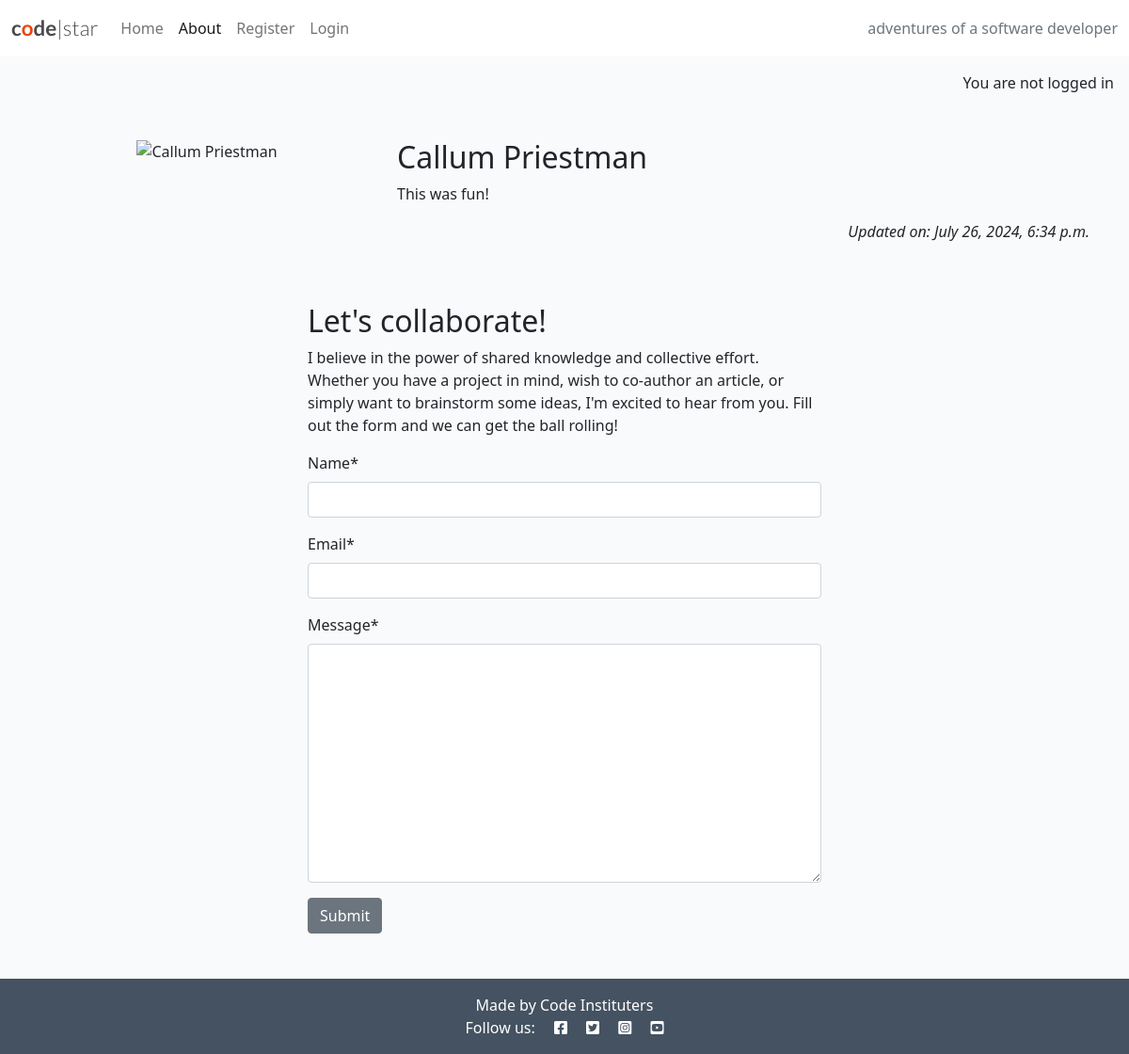
Page /about/ on the earlier database version.
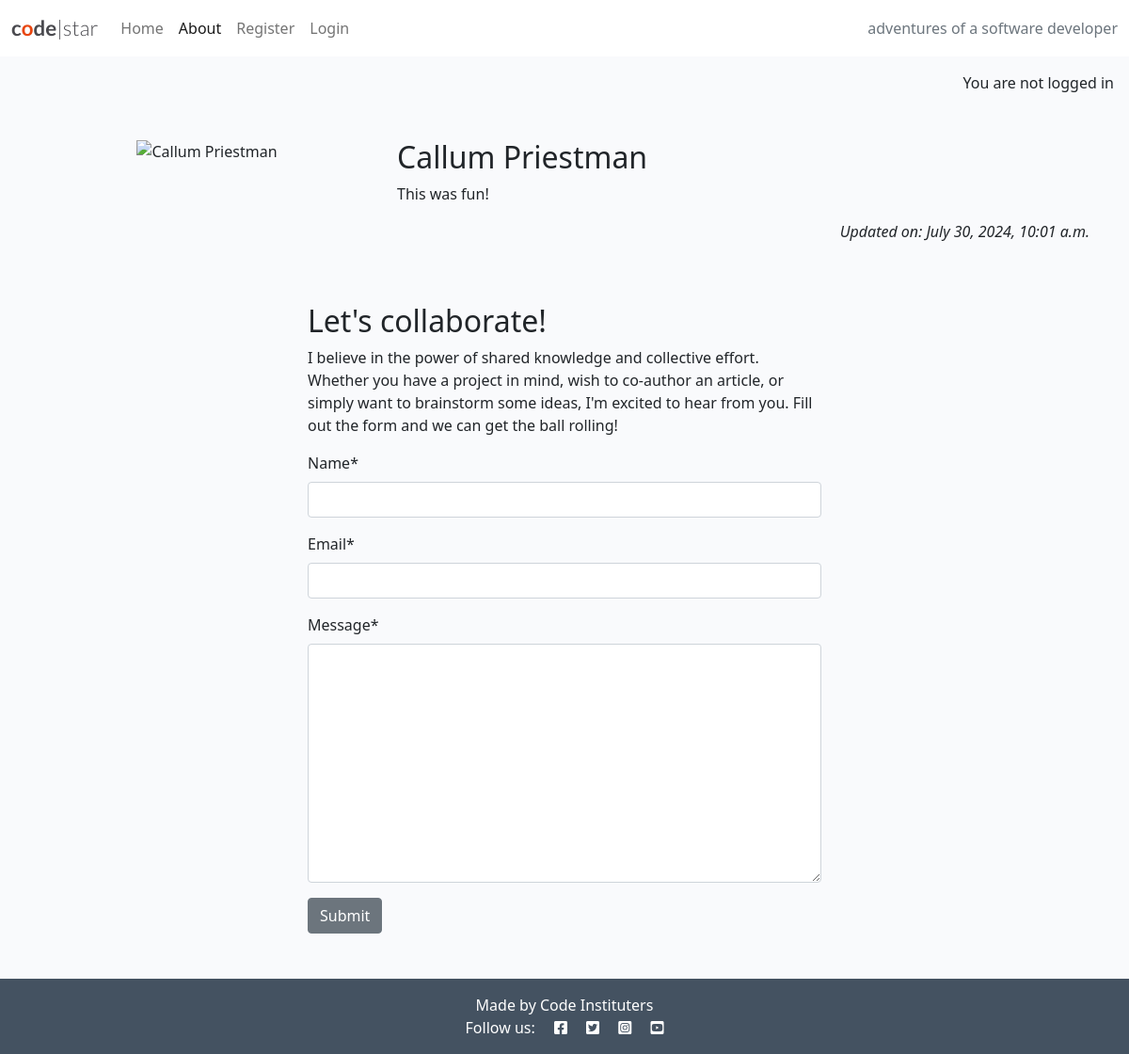
Same page on the later database version.
### about/models.py (models this page shows, shortened)
class About(models.Model):
    title = models.CharField(max_length=200)
    featured_image = CloudinaryField(
        'image',
        default='placeholder'
    )
    updated_on = models.DateTimeField(auto_now=True)
    content = models.TextField()

### about/views.py (the view)
# urls.py: path('', views.about_me, name='about'),
def about_me(request):
    if request.method == "POST":
        collaborate_form = CollaborateForm(data=request.POST)
        if collaborate_form.is_valid():
            collaborate_form.save()
            messages.add_message(request, messages.SUCCESS, "Collaboration request received! I endeavour to respond within 2 working days.")
    about = About.objects.all().order_by('-updated_on').first()
    collaborate_form = CollaborateForm()
    return render(
        request,
        "about/about.html",
        {
            "about": about,
            "collaborate_form": collaborate_form
        },
    )

### about/forms.py
class CollaborateForm(forms.ModelForm):
    class Meta:
        model = CollaborateRequest
        fields = ('name', 'email', 'message')

### about/templates/about/about.html (shortened to what this page needs)
{% extends 'base.html' %}
{% load static %}
{% load crispy_forms_tags %}
{% block content %}
<div class="container mt-5">
    <div class="row">
        <div class="col-12 col-md-4 text-center">
            {% if "placeholder" in about.profile_image.url %}
            <img src="{% static 'images/nobody.jpg' %}" class="profile_image" alt="placeholder image">
            {% else %}
            <img src="{{ about.profile_image.url }}" class="profile_image" alt="{{ about.title }}">
            {% endif %}
        </div>
        <div class="col-12 col-md-8">
            <h2>{{ about.title }}</h2>
            {{ about.content | safe }}
        </div>
    </div>
    <div class="row">
        <div class="col text-right">
            <p class="text-end"><em>Updated on: {{ about.updated_on }}</em></p>
        </div>
    </div>
    <div class="row justify-content-center">
        <div class="col-12 col-md-6 my-5">
            <h2>Let's collaborate!</h2>
            <p>I believe in the power of shared knowledge and collective effort.
                Whether you have a project in mind, wish to co-author
                an article, or simply want to brainstorm some ideas,
                I'm excited to hear from you. Fill out the form
                and we can get the ball rolling!</p>
            <form method="post">
                {{ collaborate_form | crispy }}
                <button class="btn btn-secondary" type="submit">Submit</button>
            </form>
        </div>
    </div>
</div>
{% endblock content %}

Differences in the rows shown:
changed About "Callum Priestman": updated_on "July 26, 2024, 6:34 p.m." → "July 30, 2024, 10:01 a.m."
